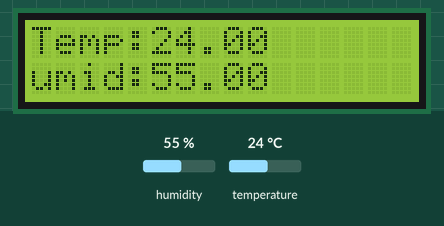
This sketch was run on a simulated Arduino Uno, built with avr-gcc and run on an emulated ATmega328P. Shown: 16×2 character LCD. The test bench sets the inputs (shaded band); at power-on: humidity 55 %, temperature 24 °C.

Above: at 1.3 s.
1.4 s: humidity set to 22 %
At 3.4 s:
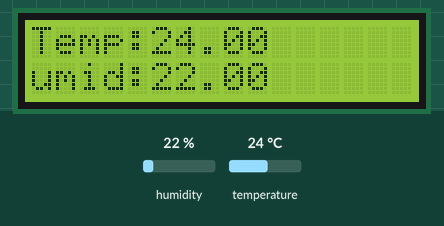
4.2 s: temperature set to 12 °C
At 5.1 s:
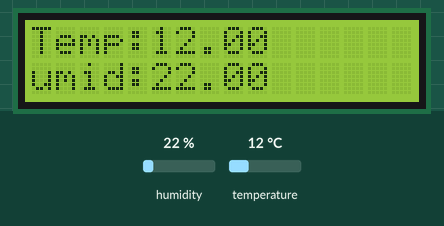
7.0 s: humidity set to 40 %
At 9.6 s:
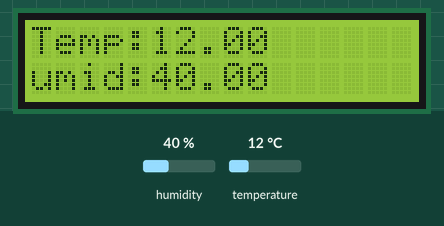
9.9 s: temperature set to 19 °C
At 11.3 s:
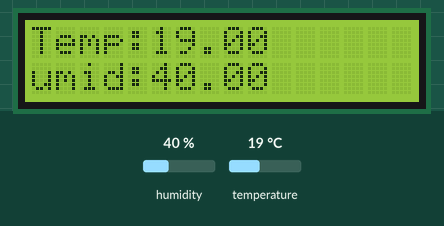
Timing chart, 0 to 12.9 s (numbered marks = the images above; inputs shaded):
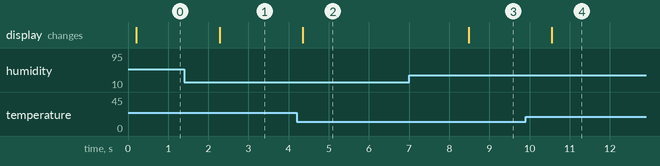

The sketch:

temperatura_si_umiditate.ino
```cpp
#include <Wire.h>
#include<DHT.h>
#include<LiquidCrystal_I2C.h>
int DHT_PIN = 11;

LiquidCrystal_I2C lcd(0x27,16,2);
DHT dht(DHT_PIN, DHT11);

void setup() {
setup_temp_sensors();
}

void loop() {
loop_temp_sensors();
}

void setup_temp_sensors() {
delay(100);
lcd.init();
dht.begin();
lcd.backlight();
}

void loop_temp_sensors() {

float temperatura =dht.readTemperature();
float umiditate = dht.readHumidity();

lcd.clear();
lcd.print("Temp:");
lcd.print(temperatura);
lcd.setCursor(0,1);
lcd.print("umid:");
lcd.print(umiditate);
delay(1000);

}
```

Measured:
- after the input at 1.4 s, the display: changes after 0.88 s (image 1)
- after the input at 4.2 s, the display: changes after 0.15 s (image 2)
- after the input at 7.0 s, the display: changes after 1.5 s (image 3)
- after the input at 9.9 s, the display: changes after 0.66 s (image 4)
